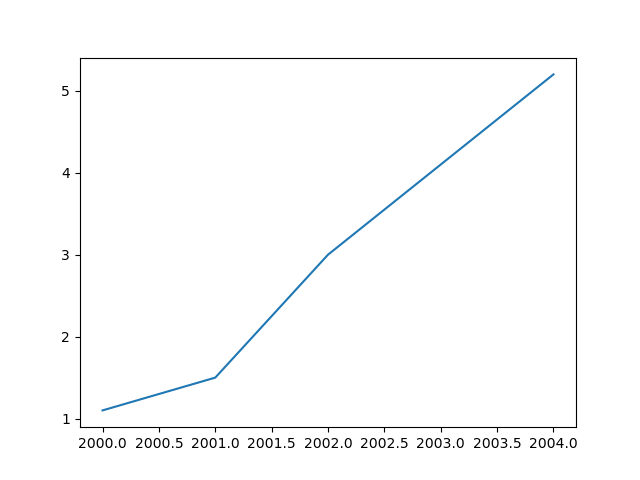

Reproduce this figure in Python.
year = [2000, 2001, 2002, 2004]
pop = [1.1, 1.5, 3.0, 5.2]
# Print the last item from year and pop
print(year[-1])
print(pop[-1])

# Import matplotlib.pyplot as plt
import matplotlib.pyplot as plt

# Make a line plot: year on the x-axis, pop on the y-axis
plt.plot(year, pop)

# Display the plot with plt.show()
plt.show()
